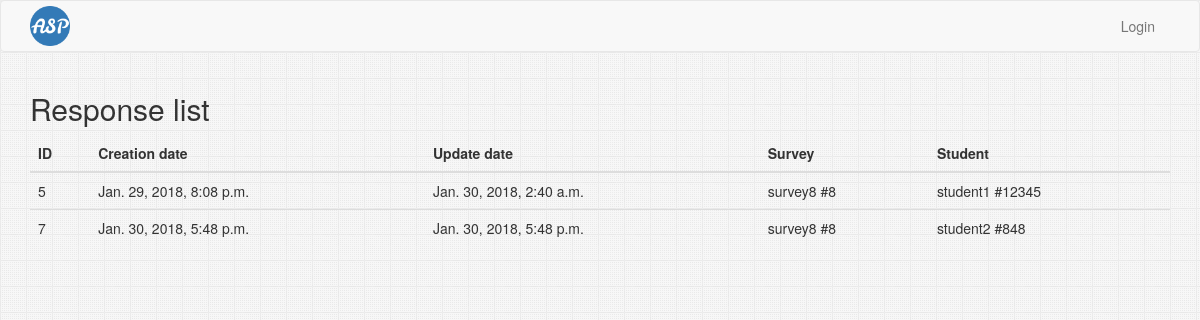
Before: /response/ with the older database file.
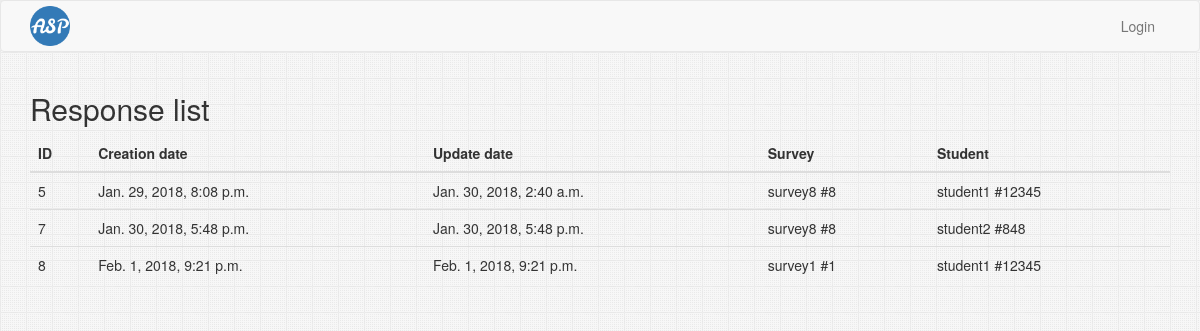
After: the same page with the newer database file.
### Response/models.py (models this page shows, shortened)
class Response(models.Model):
    creation_date = models.DateTimeField(auto_now_add=True)
    update_date = models.DateTimeField(auto_now=True)
    survey = models.ForeignKey(Survey, related_name="responses", on_delete=models.CASCADE)
    student = models.ForeignKey(Student, related_name='responses', on_delete=models.CASCADE)
    class Meta(object):
        verbose_name = _('response')
        verbose_name_plural = _('responses')
        unique_together = (
            'survey',
            'student',
        )

### Survey/models.py (models this page shows)
class Survey(models.Model):
    name = models.CharField(
        max_length=400,
    )
    description = models.TextField(
        max_length=4000,
    )
    creation_date = models.DateTimeField(
        auto_now_add=True,
    )
    due_date = models.DateTimeField()
    is_active = models.BooleanField(
        default=True,
    )
    professor = models.ForeignKey(
        Professor,
        related_name='surveys',
    )
    educational_year = models.ForeignKey(
        EducationalYear,
        related_name='surveys',
    )
    course = models.ForeignKey(
        Course,
        related_name='surveys',
    )
    def __str__(self):
        return self.name

### Student/models.py (models this page shows)
class Student(models.Model):
    user = models.OneToOneField(
        settings.AUTH_USER_MODEL,
        primary_key=True,
        on_delete=models.CASCADE,
    )
    secondary_email = models.EmailField(
        max_length=100,
    )
    FRESH = 'fr'
    GRADUATED = 'gr'
    OTHER = 'ot'
    STATUS_CHOICES = (
        (FRESH, 'Fresh'),
        (GRADUATED, 'Graduated'),
        (OTHER, 'Other'),
    )
    status = models.CharField(
        max_length=2,
        choices=STATUS_CHOICES,
        default=FRESH,
    )
    academic_year = models.ForeignKey(
        AcademicYear,
        related_name='students',
    )
    educational_year = models.ForeignKey(
        EducationalYear,
        related_name='students',
    )
    department = models.ForeignKey(
        Department,
        related_name='students',
    )
    courses = models.ManyToManyField(
        Course,
        related_name='students',
    )
    def __str__(self):
        return self.user.username

### Home/models.py (models this page shows)
class User(AbstractUser):
    id_number = models.BigIntegerField(
        unique=True,
        verbose_name='ID number',
    )
    name = models.CharField(
        max_length=300,
    )
    email = models.EmailField(
        max_length=254,
        unique=True,
    )
    mobile_number = models.CharField(
        max_length=15,
    )
    is_admin = models.BooleanField(
        default=False,
    )
    is_professor = models.BooleanField(
        default=False,
    )
    is_student = models.BooleanField(
        default=False,
    )

### Response/views.py (the view)
class ResponseList(ListView):
    model = Response

### Response/templates/Response/response_list.html (shortened to what this page needs)
{% extends 'base.html' %}
{% block content %}
    <h2>
        Response list
    </h2>
    <table class="table table-hover">
    <thead>
        <tr>
            <th>ID</th>
            <th>Creation date</th>
            <th>Update date</th>
            <th>Survey</th>
            <th>Student</th>
        </tr>
    </thead>
    <tbody data-link="row" class="rowlink">
        {% for response in response_list %}
            <tr>
                <td><a href="{% url 'response:read' response.id %}">{{ response.id }}</a></td>
            <td>{{ response.creation_date }}</td>
            <td>{{ response.update_date }}</td>
                <td>{{ response.survey }} #{{ response.survey.id }}</td>
                <td>{{ response.student }} #{{ response.student.user.id_number }}</td>
        </tr>
        {% empty %}
        <tr>
            <td colspan="6" class="text-center">No result</td>
        </tr>
        {% endfor %}
    </tbody>
    </table>
{% endblock %}

Changed rows visible on the page:
added Response: id "8", creation_date "Feb. 1, 2018, 9:21 p.m.", update_date "Feb. 1, 2018, 9:21 p.m.", survey "survey1", survey.id "1", student "student1", student.user.id_number "12345"
